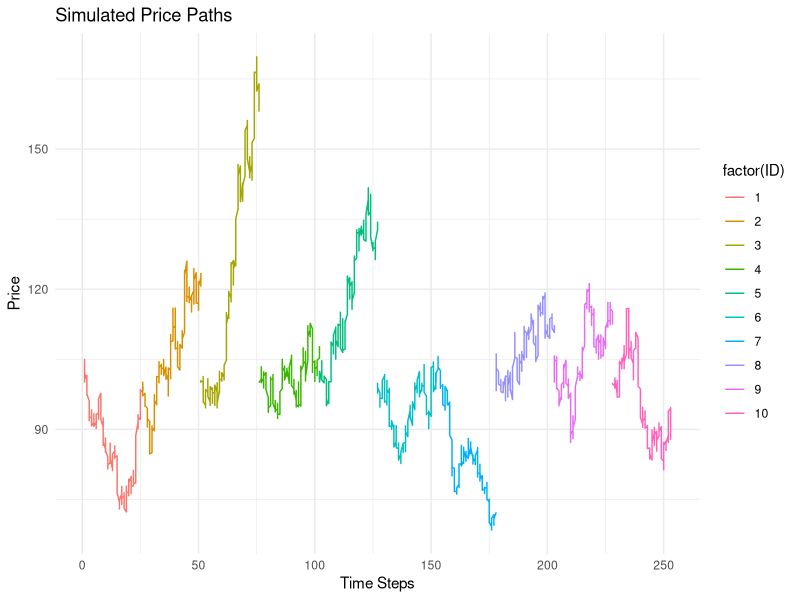

This chart was generated by the following R code:
# Load required libraries
library(ggplot2)

# Parameters
S_0 <- 100      # Initial stock price
K <- 105        # Strike price
T <- 1          # Time to maturity (in years)
r <- 0.05       # Risk-free rate
sigma <- 0.2    # Volatility
n_simulations <- 10000  # Number of simulations
n_steps <- 252          # Number of time steps (daily)
dt <- T / n_steps       # Time step

# Function to simulate Geometric Brownian Motion
simulate_paths <- function(S_0, r, sigma, T, n_steps, n_simulations) {
  Z <- matrix(rnorm(n_simulations * n_steps), nrow = n_simulations, ncol = n_steps)
  dt <- T / n_steps
  paths <- matrix(NA, nrow = n_simulations, ncol = n_steps + 1)
  paths[, 1] <- S_0
  
  for (t in 2:(n_steps + 1)) {
    paths[, t] <- paths[, t - 1] * exp((r - 0.5 * sigma^2) * dt + sigma * sqrt(dt) * Z[, t - 1])
  }
  
  return(paths)
}

# Simulate price paths
set.seed(42)
paths <- simulate_paths(S_0, r, sigma, T, n_steps, n_simulations)

# Compute Option Payoff
option_payoff <- function(paths, K, r, T, option_type = "call") {
  final_prices <- paths[, ncol(paths)]
  if (option_type == "call") {
    payoffs <- pmax(final_prices - K, 0)
  } else if (option_type == "put") {
    payoffs <- pmax(K - final_prices, 0)
  } else {
    stop("Invalid option type. Use 'call' or 'put'.")
  }
  
  discounted_payoffs <- exp(-r * T) * payoffs
  price <- mean(discounted_payoffs)
  return(list(price = price, payoffs = discounted_payoffs))
}

# Compute Call Option Price
call_result <- option_payoff(paths, K, r, T, option_type = "call")
call_price <- call_result$price

# Compute Greeks (Delta, Gamma, Vega)
compute_greeks <- function(S_0, K, r, sigma, T, n_simulations, n_steps) {
  dS <- 1  # Small change in stock price
  dSigma <- 0.01  # Small change in volatility
  
  # Base option price
  base_paths <- simulate_paths(S_0, r, sigma, T, n_steps, n_simulations)
  base_price <- option_payoff(base_paths, K, r, T)$price
  
  # Delta (change in option price with respect to S_0)
  paths_up <- simulate_paths(S_0 + dS, r, sigma, T, n_steps, n_simulations)
  price_up <- option_payoff(paths_up, K, r, T)$price
  delta <- (price_up - base_price) / dS
  
  # Gamma (second derivative of option price with respect to S_0)
  paths_down <- simulate_paths(S_0 - dS, r, sigma, T, n_steps, n_simulations)
  price_down <- option_payoff(paths_down, K, r, T)$price
  gamma <- (price_up - 2 * base_price + price_down) / (dS^2)
  
  # Vega (change in option price with respect to sigma)
  paths_vega <- simulate_paths(S_0, r, sigma + dSigma, T, n_steps, n_simulations)
  price_vega <- option_payoff(paths_vega, K, r, T)$price
  vega <- (price_vega - base_price) / dSigma
  
  return(list(delta = delta, gamma = gamma, vega = vega))
}

# Compute Greeks
greeks <- compute_greeks(S_0, K, r, sigma, T, n_simulations, n_steps)

# Plot Simulated Price Paths
plot_paths <- function(paths, n_paths = 10) {
  mat <- paths[1:n_paths, ]
  df <- data.frame(
    Time = rep(1:ncol(mat), each = nrow(mat)),
    Path = as.vector(t(mat)),
    ID = rep(1:n_paths, each = ncol(mat))
  )
  
  ggplot(df, aes(x = Time, y = Path, group = ID, color = factor(ID))) +
    geom_line() +
    theme_minimal() +
    labs(title = "Simulated Price Paths", x = "Time Steps", y = "Price")
}

plot_paths(paths)

# Output Results
cat("Call Option Price: ", call_price, "\n")
cat("Delta: ", greeks$delta, "\n")
cat("Gamma: ", greeks$gamma, "\n")
cat("Vega: ", greeks$vega, "\n")

